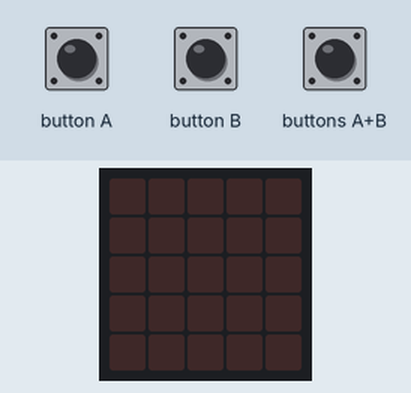
Simulated run of this program. Board: BBC micro:bit (MakeCode). On the bench: the board's 5×5 LED display. Inputs (shaded band) come from the test bench.

Above: at 1.2 s.
1.3 s: buttons A+B pressed for 1 s
At 1.5 s:
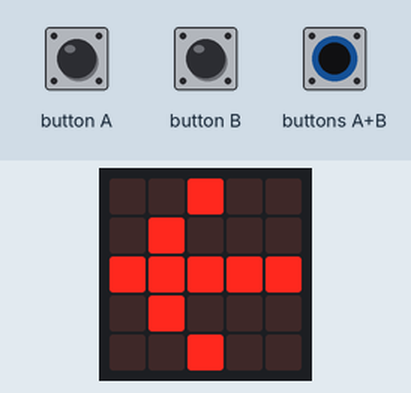
4.0 s: button A pressed for 1 s
7.0 s: button B pressed for 3.2 s
At 7.21 s:
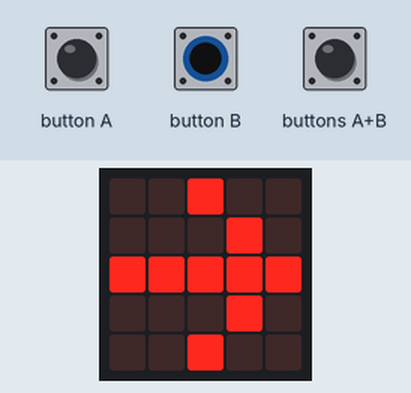
11.7 s: button A pressed for 3.2 s
At 11.91 s:
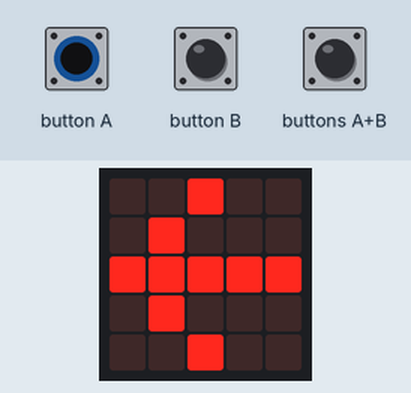
16.4 s: buttons A+B pressed for 3.2 s
At 17.41 s:
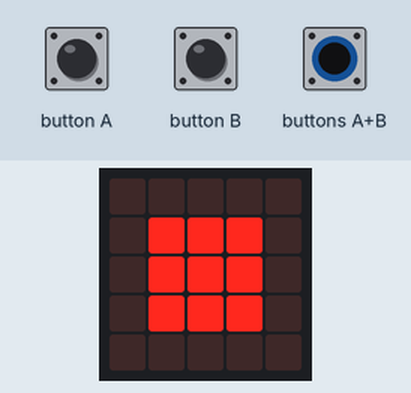
Timing chart, 0 to 19.4 s (numbered marks = the images above; inputs shaded):
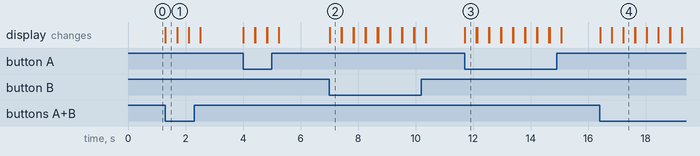

Measured:
- after the input at 1.3 s, the display: changes at once (image 1)
- after the input at 7.0 s, the display: changes at once (image 2)
- after the input at 11.7 s, the display: changes at once (image 3)
- after the input at 16.4 s, the display: first changes at once (image 4 shows a later state)
- what the display in image 1 shows lasts 0.4 s, from 1.3 s to 1.7 s

The program:

main.ts
```typescript
basic.forever(function () {
    if (input.buttonIsPressed(Button.A)) {
        basic.showLeds(`
            . . # . .
            . # . . .
            # # # # #
            . # . . .
            . . # . .
            `)
    }
    basic.clearScreen()
    if (input.buttonIsPressed(Button.B)) {
        basic.showLeds(`
            . . # . .
            . . . # .
            # # # # #
            . . . # .
            . . # . .
            `)
        basic.clearScreen()
    }
    if (input.buttonIsPressed(Button.AB)) {
        basic.showLeds(`
            . . . . .
            . # # # .
            . # # # .
            . # # # .
            . . . . .
            `)
        basic.clearScreen()
    }
})
```

test.ts
```typescript
// aquí va el archivo "tests"; esto no se compilará cuando este paquete se utilice como una extensión.
```
